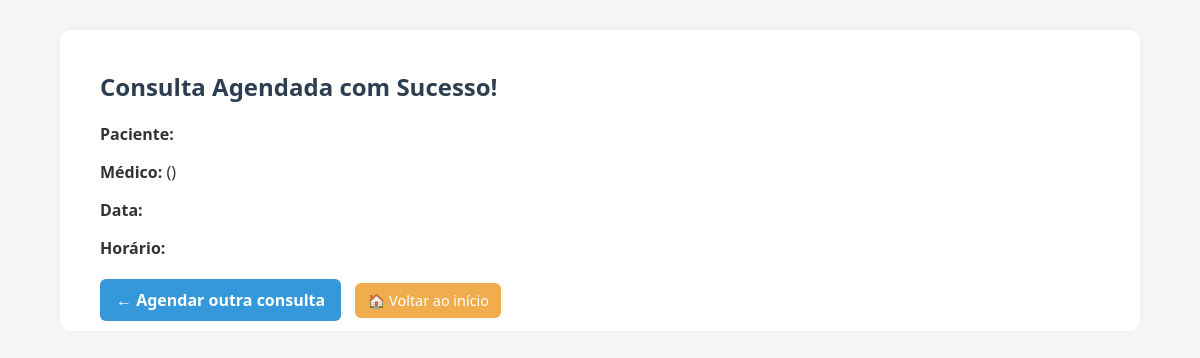
The app's page /comprovante/38 (signed in), older data.
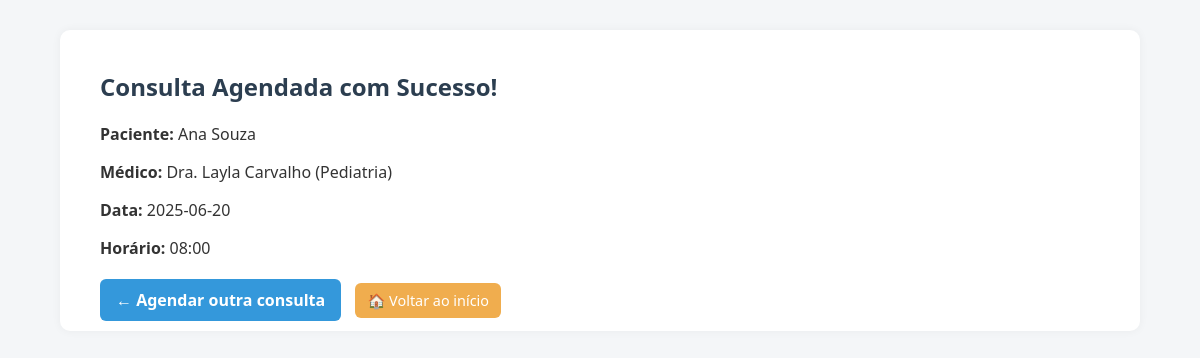
The same page, newer data.
### tables this page shows
CREATE TABLE usuario (
    id INTEGER PRIMARY KEY AUTOINCREMENT,
    nome TEXT NOT NULL,
    email TEXT NOT NULL UNIQUE,
    senha_hash TEXT NOT NULL
);

CREATE TABLE "medico" (
	"id"	INTEGER,
	"nome"	TEXT NOT NULL,
	"especialidade"	TEXT NOT NULL,
	PRIMARY KEY("id" AUTOINCREMENT)
);

CREATE TABLE agenda (
    id INTEGER PRIMARY KEY AUTOINCREMENT,
    medico_id INTEGER NOT NULL,
    data TEXT NOT NULL,
    horario TEXT NOT NULL,
    vagas_totais INTEGER NOT NULL,
    vagas_ocupadas INTEGER DEFAULT 0,
    FOREIGN KEY (medico_id) REFERENCES medico(id)
);

### app.py (the view)
@app.route('/comprovante/<int:consulta_id>')
def comprovante(consulta_id):
    if 'atendente_id' not in session:
        return redirect(url_for('login'))
    conn = get_db_connection()
    cursor = conn.cursor()
    cursor.execute('''
        SELECT c.id, u.nome AS paciente, m.nome AS medico, m.especialidade,
               a.data, a.horario
        FROM consulta c
        JOIN usuario u ON c.usuario_id = u.id
        JOIN agenda a ON c.agenda_id = a.id
        JOIN medico m ON a.medico_id = m.id
        WHERE c.id = ?
    ''', (consulta_id,))
    consulta = cursor.fetchone()
    conn.close()
    return render_template('comprovante.html', consulta=consulta)

### app.py (called while the page is built)
def get_db_connection():
    conn = sqlite3.connect('clinica.db')
    conn.row_factory = sqlite3.Row
    return conn

### templates/comprovante.html (shortened to what this page needs)
<!DOCTYPE html>
<html lang="pt-BR">
<head>
    <link rel="stylesheet" href="{{ url_for('static', filename='style.css') }}">
</head>
<body>
    <div class="container">
        <h2 style="color: #2c3e50;">Consulta Agendada com Sucesso!</h2>
        <p><strong>Paciente:</strong> {{ consulta['paciente'] }}</p>
        <p><strong>Médico:</strong> {{ consulta['medico'] }} ({{ consulta['especialidade'] }})</p>
        <p><strong>Data:</strong> {{ consulta['data'] }}</p>
        <p><strong>Horário:</strong> {{ consulta['horario'] }}</p>
        <div style="margin-top: 30px;">
            <a href="{{ url_for('agendar') }}" class="btn-primary" style="margin-right: 10px;">← Agendar outra consulta</a>
            <a href="{{ url_for('home') }}" class="btn-secondary">🏠 Voltar ao início</a>
        </div>
    </div>
</body>
</html>

Row changes from the older to the newer data that the page shows:
now on this page (row unchanged): usuario: paciente "Ana Souza"
now on this page (row unchanged): medico: medico "Dra. Layla Carvalho", especialidade "Pediatria"
now on this page (row edited): agenda: data "2025-06-20", horario "08:00"
